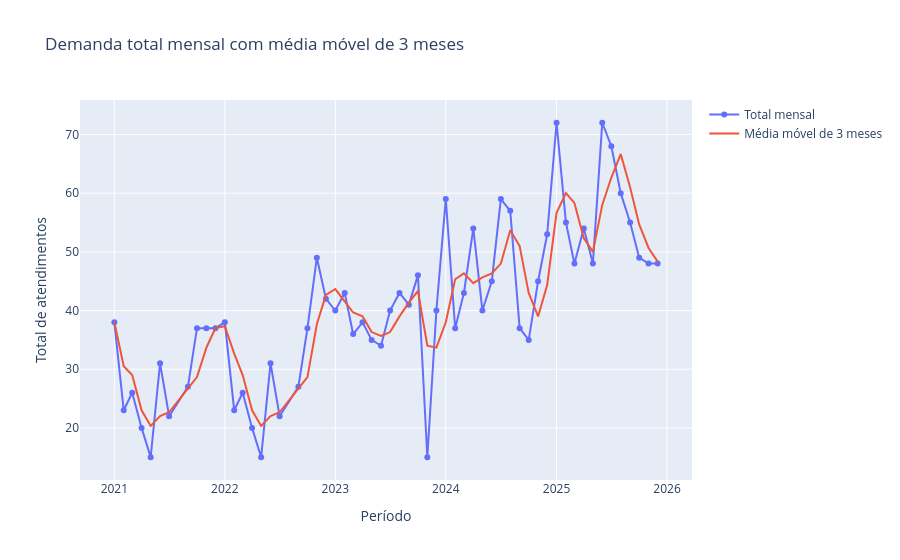

The cell this chart's notebook holds for it:
### Markdown cell above
### V3 — Linha com média móvel

**Objetivo:** suavizar oscilações mensais e identificar a tendência geral da demanda.

**Quando usar no Streamlit:** se os dados tiverem muitos altos e baixos e vocês quiserem destacar a tendência.

### Code cell
df_total_mensal["media_movel_3m"] = df_total_mensal["total_atendimentos"].rolling(window=3, min_periods=1).mean()

fig = go.Figure()

fig.add_trace(go.Scatter(
    x=df_total_mensal["data"],
    y=df_total_mensal["total_atendimentos"],
    mode="lines+markers",
    name="Total mensal",
    customdata=df_total_mensal[["mes", "ano"]],
    hovertemplate="<b>Mês:</b> %{customdata[0]}<br><b>Ano:</b> %{customdata[1]}<br><b>Total:</b> %{y}<extra></extra>"
))

fig.add_trace(go.Scatter(
    x=df_total_mensal["data"],
    y=df_total_mensal["media_movel_3m"],
    mode="lines",
    name="Média móvel de 3 meses",
    hovertemplate="<b>Média móvel:</b> %{y:.1f}<extra></extra>"
))

fig.update_layout(
    title="Demanda total mensal com média móvel de 3 meses",
    xaxis_title="Período",
    yaxis_title="Total de atendimentos"
)

fig.show()
